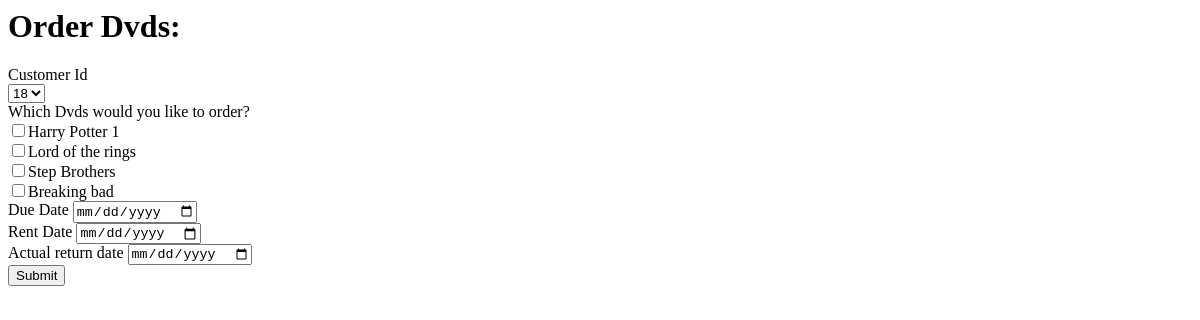
Page /addOrder.php on the committed database.
### tables this page shows
CREATE TABLE `dvd` (
  `id` int(11) NOT NULL,
  `name` varchar(200) DEFAULT '0',
  `description` varchar(200) DEFAULT '0',
  `release_date` date DEFAULT NULL,
  `category_id` int(50) DEFAULT '0'
);

### connect.php (called while the page is built, shortened)
<?php
class mysql_database{
    public function __construct($host,$user, $pass,$db)
    {
       $this->conn = new mysqli($host, $user, $pass,$db);
    }
    public function fetch($query){
     return $this->conn->query($query);
    }
}
?>

### addOrder.php (the view, shortened to what this page needs)
<?php
  require_once('connect.php');
?>
<?php
    $order = new mysql_database('localhost','root','','dvd_shop');
?>
<html>
 <head>
    <link rel="stylesheet" href="style.css">
    <h1>Order Dvds:</h1>
 </head>
 <body>
        <form method="post">
           <label>Customer Id</label><br>
           <select name="cust_id">
              <?php
                $result = $order->fetch("SELECT id FROM customer");
                while ($row = $result->fetch_assoc()) {
             ?>
                 <option name="<?php echo $row['id'] ?>" ><?php echo $row['id'] ?></option><br>
           <?php }  ?>
           </select><br>
            <label>Which Dvds would you like to order?</label><br>
             <?php
                $result = $order->fetch("SELECT * FROM dvd");
                while ($row = $result->fetch_assoc()) {
             ?>
            <input type="checkbox" name="dvd[]" value="<?php echo $row['id'] ?>" ><?php echo $row['name']?><br>
           <?php }  ?>
           <label>Due Date</label>
            <input  name="due" type="date"  required><br>
            <label>Rent Date</label>
            <input  name="rent_date" type="date" required><br>
            <label>Actual return date</label>
            <input  name="actualR_date" type="date" required><br>
            <input type="submit">
        </form>
 </body>
</html>

### rows in the picture
dvd: name "Harry Potter 1"
dvd: name "Lord of the rings"
dvd: name "Step Brothers"
dvd: name "Breaking bad"

### other values in the picture
form field cust_id "18"
